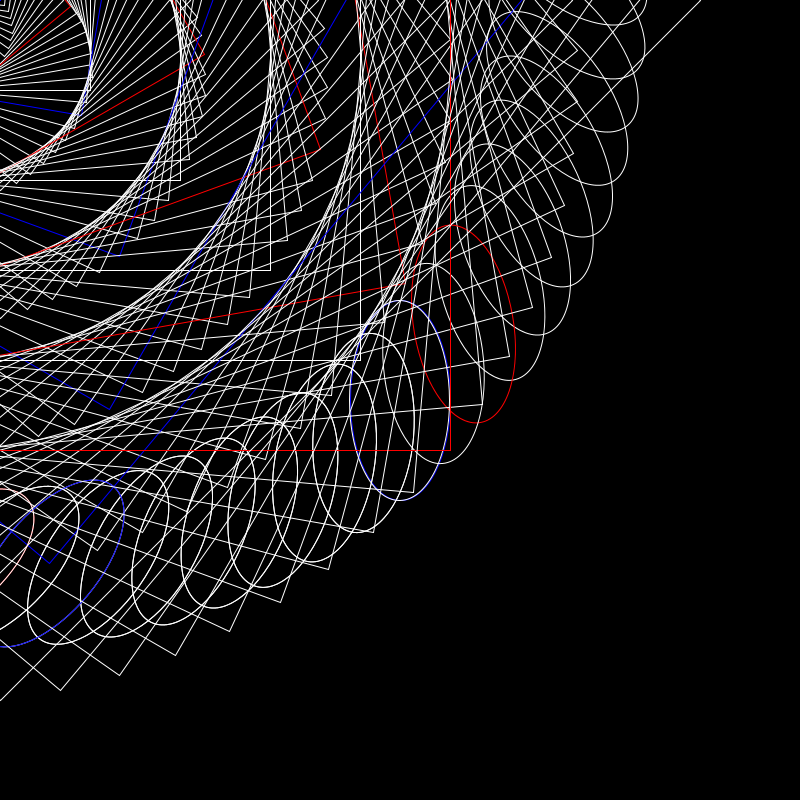
Frame 1 (no input)
Frame 60 (the mouse pressed at the canvas centre just before this capture): identical to frame 1, image omitted
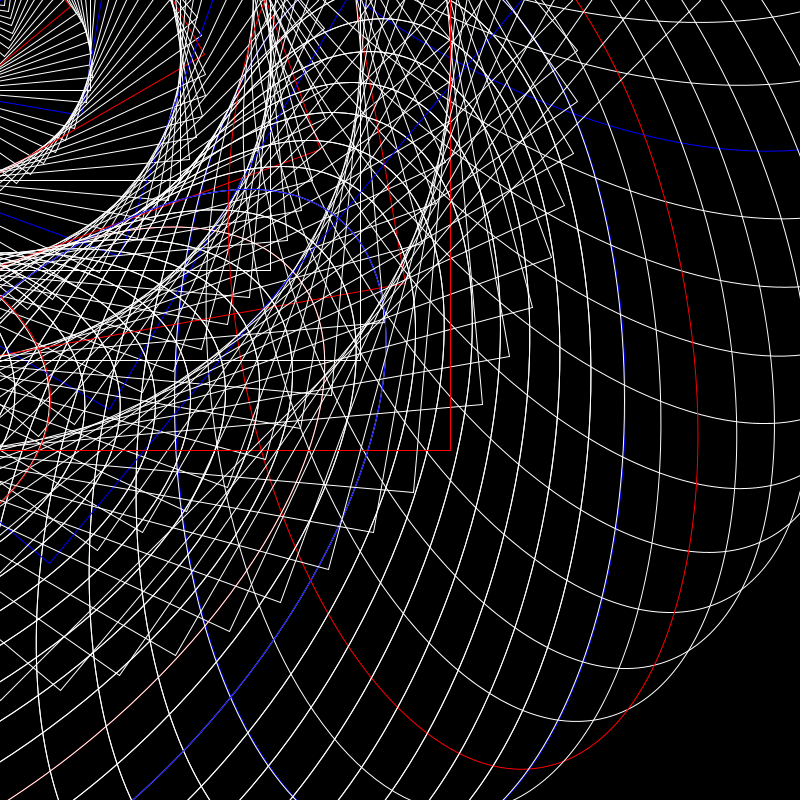
Frame 120 (the mouse held since frame 60 and released just before this capture)

The Processing sketch that drew these frames (run headless with seeded random() and noise(); from frame 60 on, the mouse is pressed at the canvas centre):

// Processing sketch: processing_40123
// ── processing_40123.pde

//max u homework 3

void setup(){
  background(0);
  size(800,800);
  rectMode(CENTER);
  smooth();
}

void draw(){
  background(0);
  for(int i=0;i<100;i++){  
    noFill();
    stroke(255);
    pushMatrix();
    rotate(radians(i*5));
    if(i % 10 == 0){
      stroke(255,0,0);
    }
    if(i % 20 == 0){
      stroke(0,0,255);
    }
    rect(0,0,i*10,i*10); //width/2,height/2 centers anything
      float ellSize = map(mouseX,0,width,50,400);
    ellipse(width/2,height/2,ellSize*2,ellSize*4);
    popMatrix();
  } 
}
